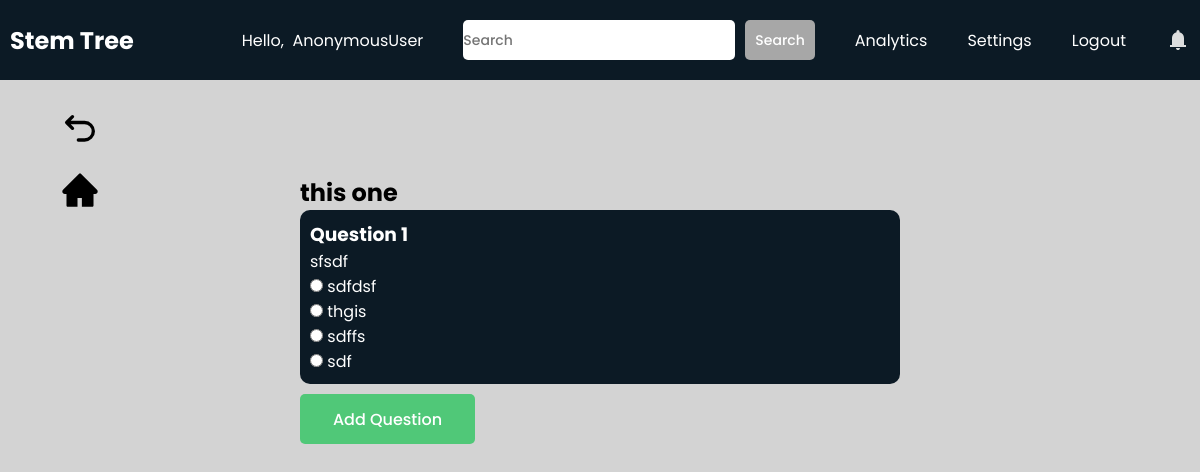
The app's page /teachers/quiz_view/bafcbacc844142ffbedcd6671171f530/bafcbacc844142ffbedcd6671171f530/ with its own data.
### teachers/models.py (models this page shows, shortened)
class Quiz(models.Model):
    id = models.UUIDField(primary_key=True, default=uuid.uuid4, editable=False)
    course = models.ForeignKey(MyClass, on_delete=models.CASCADE, null=True)
    author = models.ForeignKey(User, on_delete=models.CASCADE)
    title = models.CharField(max_length=100)
    is_visible = models.BooleanField(default=False)
    attempts = models.PositiveIntegerField(default=1)
    weight = models.PositiveIntegerField(default=1)
    created_at = models.DateTimeField(default=timezone.now)

class Question(models.Model):
    id = models.AutoField(primary_key=True)
    quiz = models.ForeignKey(Quiz, on_delete=models.CASCADE)
    question_text = models.CharField(max_length=200)
    option1 = models.CharField(max_length=100)
    option2 = models.CharField(max_length=100)
    option3 = models.CharField(max_length=100)
    option4 = models.CharField(max_length=100)
    correct_answer = models.IntegerField(choices=[(1, 'Option 1'), (2, 'Option 2'), (3, 'Option 3'), (4, 'Option 4')])

### teachers/views.py (the view, shortened to what this page needs)
# urls.py: path("quiz_view/<str:id>/<str:course_id>/", views.quizView, name="quizView"),
def quizView(request, id, course_id):
    quiz = Quiz.objects.get(pk=id)
    questions = Question.objects.filter(quiz=quiz)
    context = {"questions":questions, "quiz":quiz, "courseId":course_id}
    return render(request, "teachers/quizview.html", context)

### teachers/templates/teachers/quizview.html (shortened to what this page needs)
{% extends 'teachers/base.html' %}
{% load static %}
{% block extra_css %}
    <link rel="stylesheet" href="{% static 'css/quizview.css' %}">
{% endblock %}
{% block content %}
    <a class="backbtn" href="{% url 'teachers:quiz' quiz.id courseId%}"><svg xmlns="http://www.w3.org/2000/svg" width="24" height="24" viewBox="0 0 24 24"><path fill="none" stroke="currentColor" stroke-linecap="round" stroke-linejoin="round" stroke-width="2" d="M11 18h3.75a5.25 5.25 0 1 0 0-10.5H5M7.5 4L4 7.5L7.5 11"/></svg></a>
    <a class="backbtn" id="homebtn" href="{% url 'teachers:course' courseId%}"></a>
    <div id="contentwrapper">
        <div id="content">
            <div id="wrapper">
                <h2>{{quiz.title}}</h2>
                <div id="quiz-wrapper">
                    <form method="post">
                        {% for question in questions %}
                            <div class="questions">
                                <h3>Question {{ forloop.counter }}</h3>
                                <p>{{ question.question_text }}</p>
                                {% if question.option1 %}
                                    <label>
                                        <input type="radio" name="answer" value="1"> {{ question.option1 }}
                                    </label><br>
                                {% endif %}
                                {% if question.option2 %}
                                    <label>
                                        <input type="radio" name="answer" value="2"> {{ question.option2 }}
                                    </label><br>
                                {% endif %}
                                {% if question.option3 %}
                                    <label>
                                        <input type="radio" name="answer" value="3"> {{ question.option3 }}
                                    </label><br>
                                {% endif %}
                                {% if question.option4 %}
                                    <label>
                                        <input type="radio" name="answer" value="4"> {{ question.option4 }}
                                    </label><br>
                                {% endif %}
                            </div>
                        {% endfor %}
                    </form>
                </div>
                <div id="add-question">Add Question</div>
            </div>
        </div>
    </div>
{% endblock %}

### teachers/static/css/base.css (style rules this page uses)
* { margin: 0; padding: 0; box-sizing: border-box; font-family: "Poppins", sans-serif; }
html { scroll-behavior: smooth; }
body { background: #d3d3d3; }
.backbtn { position: fixed; top: 100px; left: 50px; padding: 10px; border-radius: 20%; display: flex; justify-content: center; align-items: center; cursor: pointer; }
#homebtn { top:160px; }
.backbtn svg { height: 40px; width: 40px; color: black; }

### teachers/static/css/quizview.css (style rules this page uses)
#contentwrapper { height: 100vh; padding-top: 75px; background: #d3d3d3; }
#content { height: calc(100%); display: flex; justify-content: center; }
#wrapper { width: 50%; margin-top: 100px; }
#quiz-wrapper { max-height: 60vh; min-width: 200px; width: 100%; overflow: auto; border-radius: 10px; }
#add-question { width: 175px; height: 50px; display: flex; align-items: center; justify-content: center; font-size: 16px; border-radius: 5px; padding: 12px 25px; border: none; font-weight: 500; background-color: #50C878; color: white; cursor: pointer; margin-top: 10px; text-decoration: none; text-align: left; }
.questions { color: white; background: #4e1b79; width: 100%; padding: 10px; }
.questions:nth-child(2n) { background-color: #0C1A25; }

### records on screen
Quiz: title "this one"
Question: question_text "sfsdf", option1 "sdfdsf", option2 "thgis", option3 "sdffs", option4 "sdf"

### other values on screen
{{ request.user }} "AnonymousUser"
